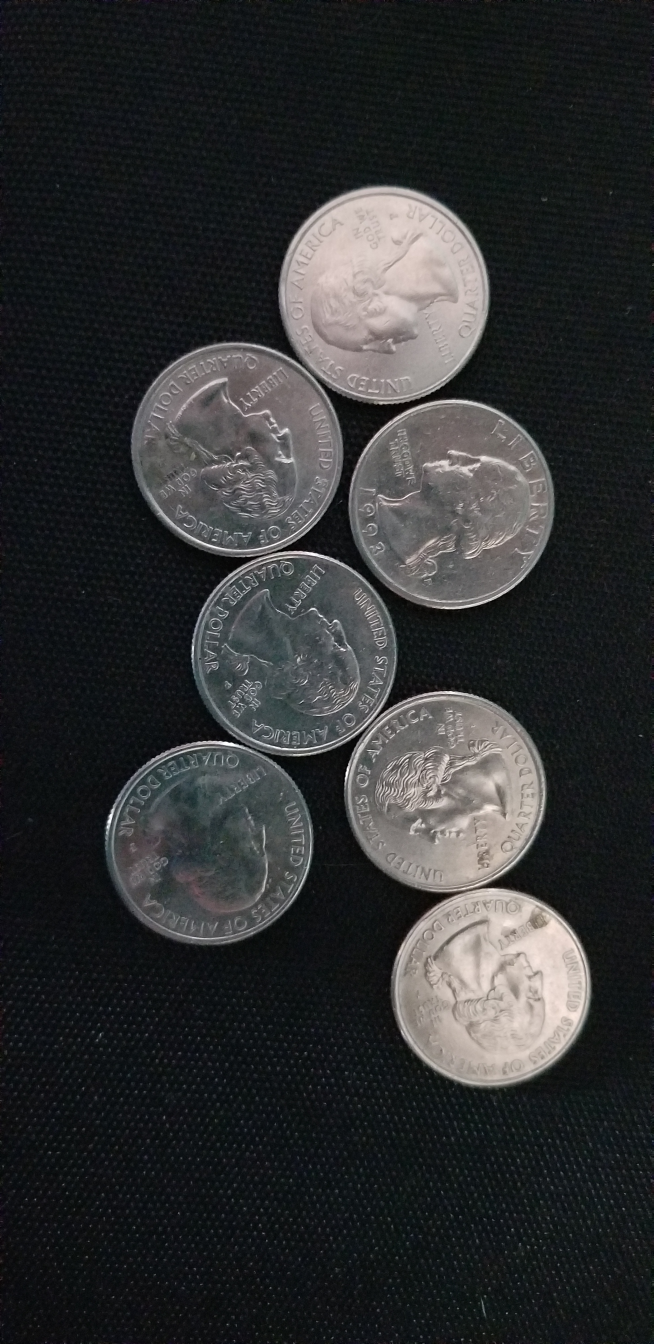
#> input picture image/TestQuarters.jpg, 1960 x 4032 px, found by its file name (shown at 1/3 size)
$ python Main.py
#> lines starting #> are read from the running program, lines starting #| are printed output that depends on the picture
import numpy as np
# import argparse
import cv2

img = cv2.imread("Image/TestQuarters.jpg", 0)
#> img: shape (4032, 1960); min 0, max 255, mean 49.1

yimg = img.copy()
img = cv2.medianBlur(img, 25)
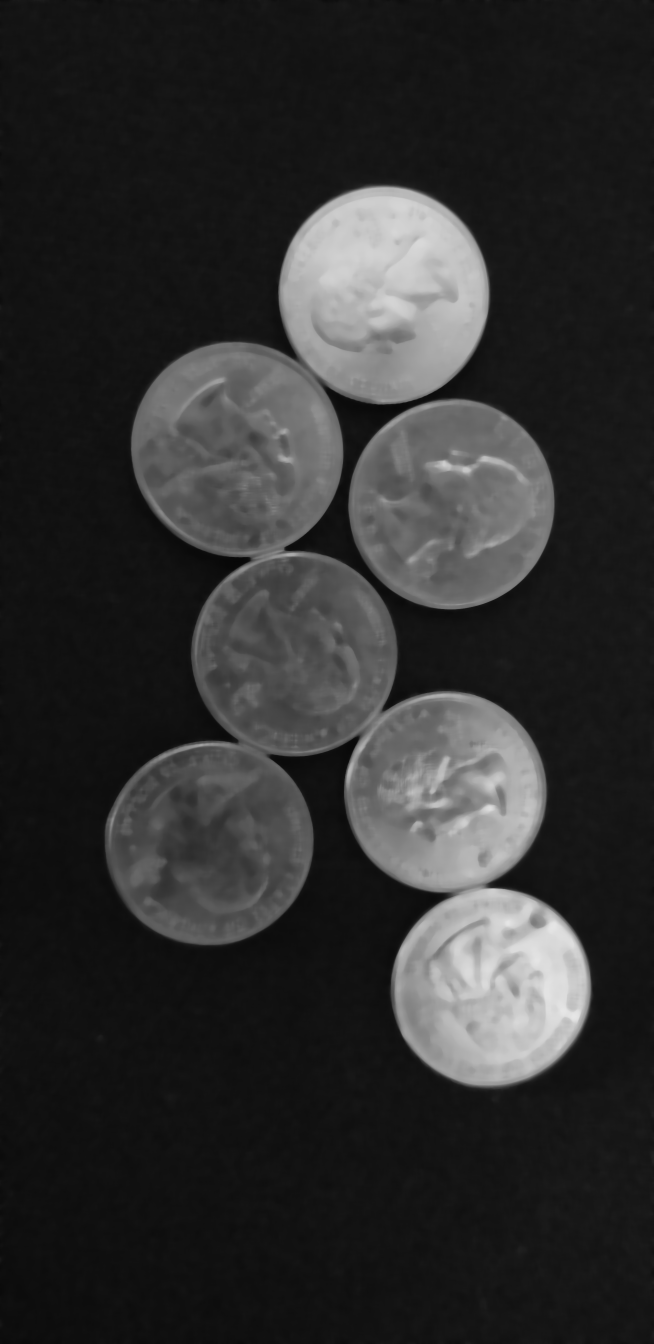
#> img: shape (4032, 1960) (shown at 1/3 size); min 7, max 230, mean 47.5
width = int(img.shape[1] * 0.2)
#> width = 392
height = int(img.shape[0] * 0.2)
#> height = 806
dim = (width, height)
#> dim = (392, 806)
zimg = cv2.resize(img, dim, interpolation = cv2.INTER_AREA)
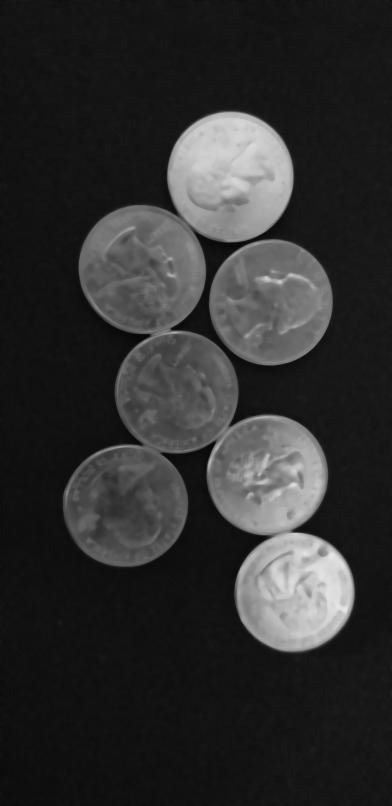
#> zimg: shape (806, 392); min 7, max 230, mean 47.5
yimg = cv2.resize(yimg, dim, interpolation = cv2.INTER_AREA)
cimg = cv2.cvtColor(yimg, cv2.COLOR_GRAY2BGR)


circles = cv2.HoughCircles(zimg, cv2.HOUGH_GRADIENT, 1, 50)
#> circles = [[293.5, 591.5, 59.6], [229.5, 174.5, 63.2], [124.5, 503.5, 62.8], [266.5, 473.5, 60.7], [270.5, 302.5, 61.7], [142.5, 267.5, 64], [176.5, 392.5, 62.5]]

circles = np.uint16(np.around(circles))
#> circles = [[294, 592, 60], [230, 174, 63], [124, 504, 63], [266, 474, 61], [270, 302, 62], [142, 268, 64], [176, 392, 62]]
for i in circles[0, :]:
    # draw the outer circle
    cv2.circle(cimg, (i[0], i[1]), i[2], (0, 255, 0), 2)
#> this loop made 7 passes
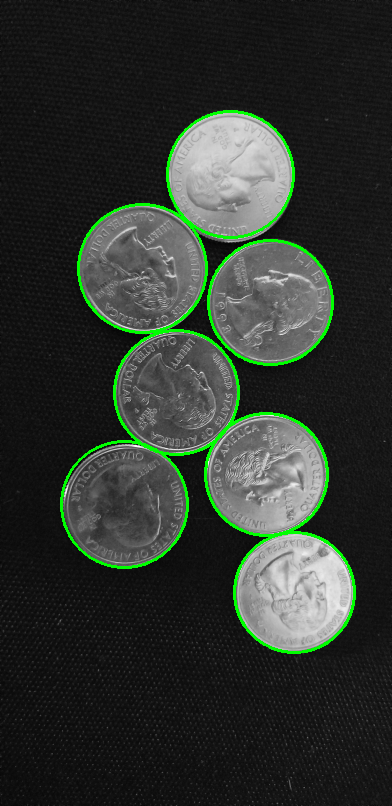
#> cimg: shape (806, 392, 3); mean B, G, R 47.1, 53.5, 47.1
    # draw the center of the circle
    # cv2.circle(cimg, (i[0], i[1]), 2, (0, 0, 255), 3)

cv2.imshow('detected circles', cimg)
cv2.waitKey(0)
# cv2.destroyAllWindows()
print("done")
